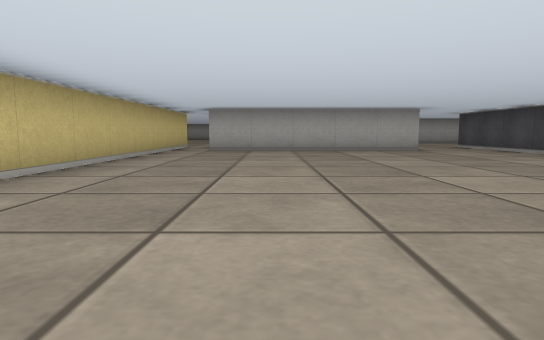
[1] (above)

21 first-person views from a walk through a cub3D maze. The camera is about half as high as the walls, tilts 6° down and sees 75° across. The floor is counted in squares. Each view is taken from the middle of a square. On the plan, view 1 faces up. The plan holds only what a view shows up to about 9 squares ahead; the rest is blank.

[2]
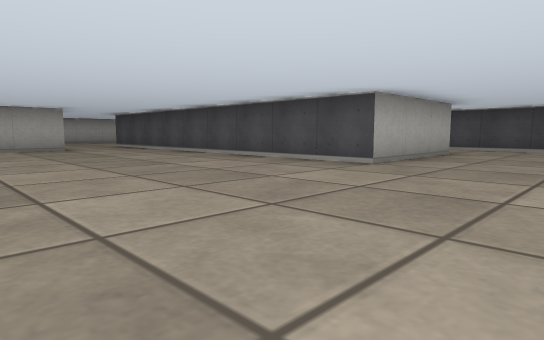

[3]
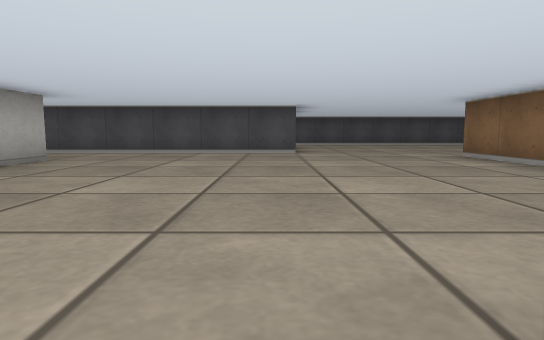

[4]
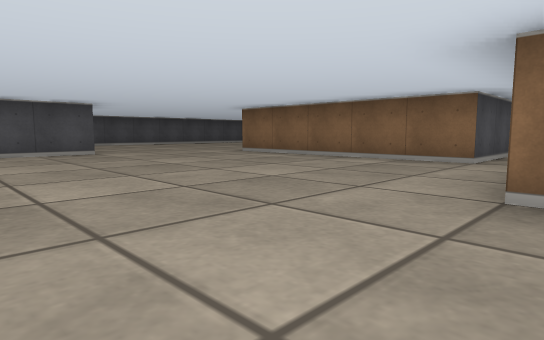

[5]
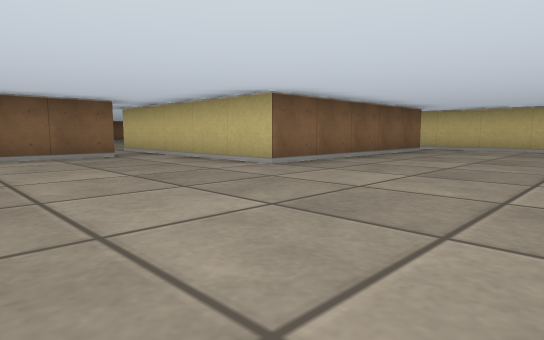

[6]
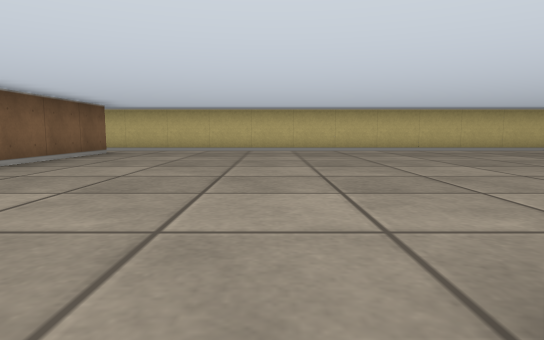

[7]
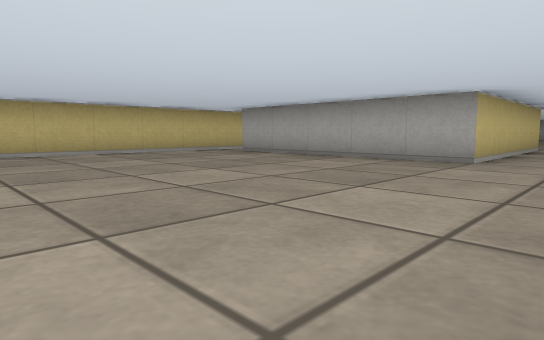

[8]
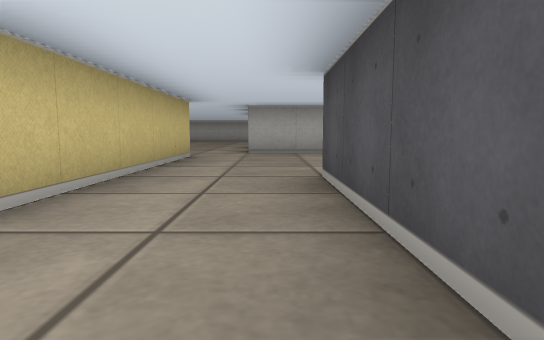

[9]
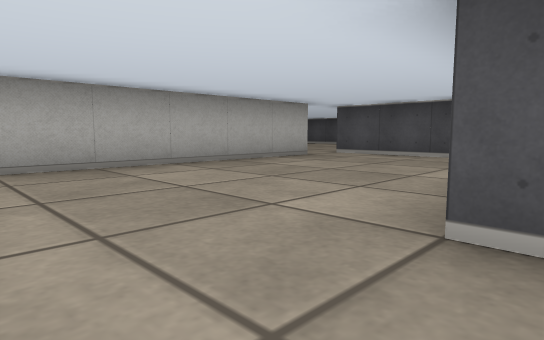

[10]
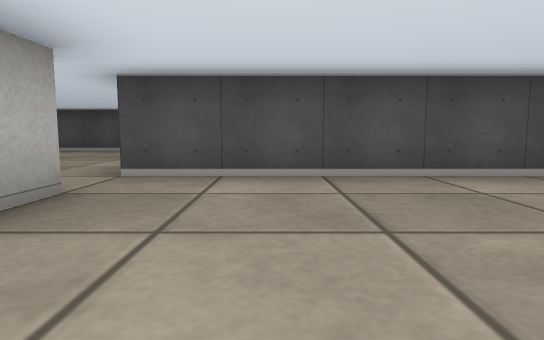

[11]
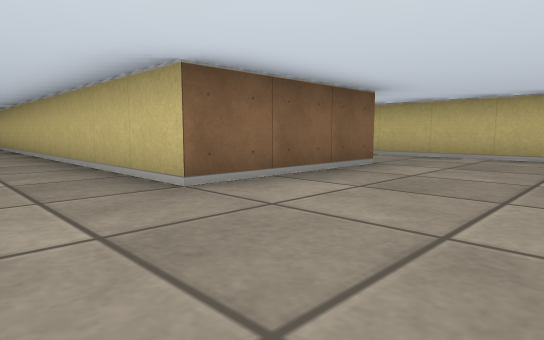

[12]
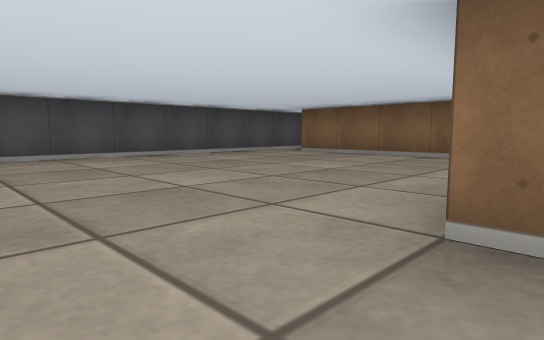

[13]
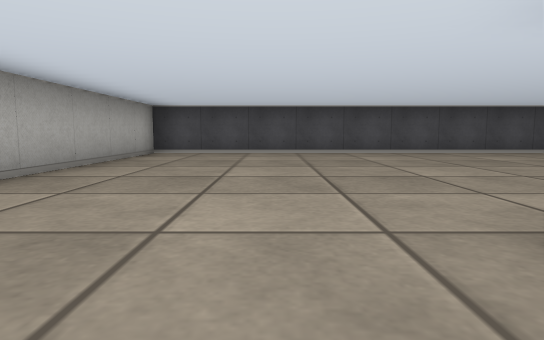

[14]
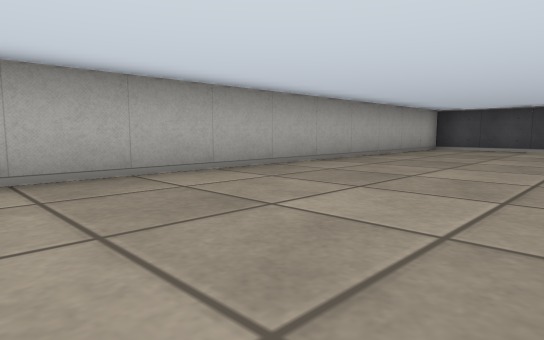

[15]
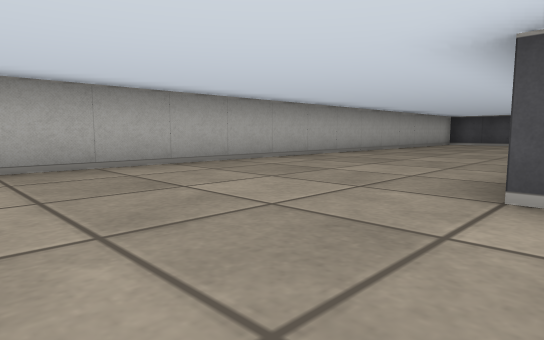

[16]
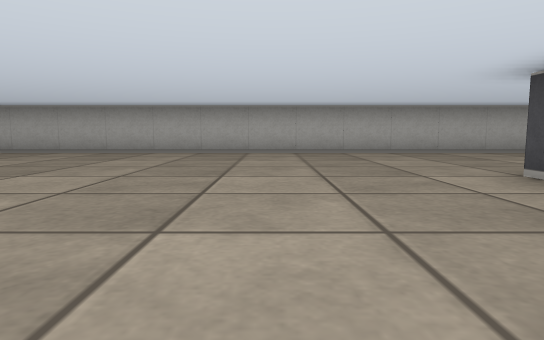

[17]
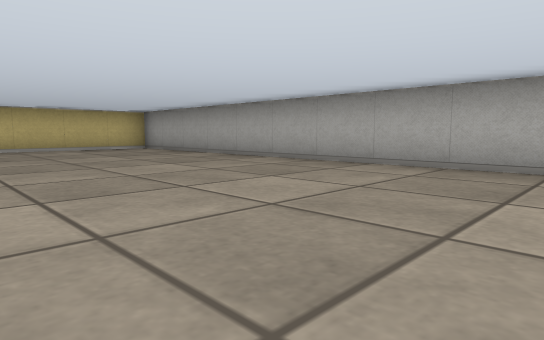

[18]
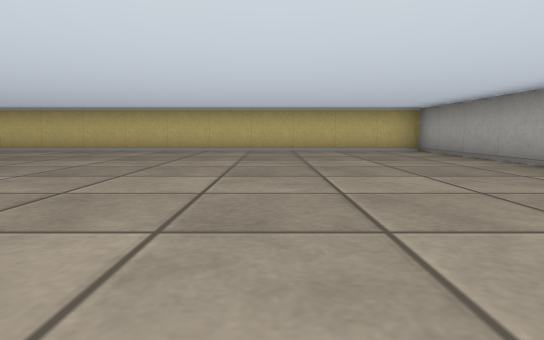

[19]
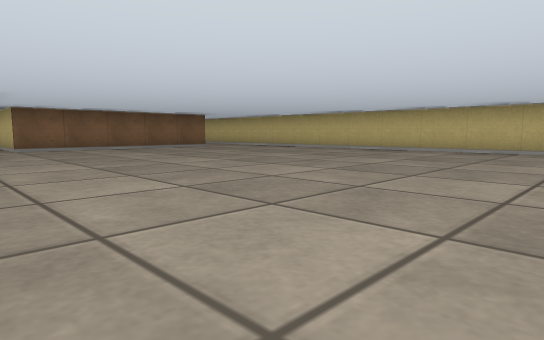

[20]
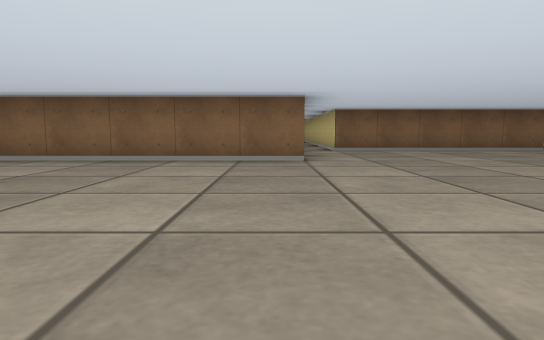

[21]
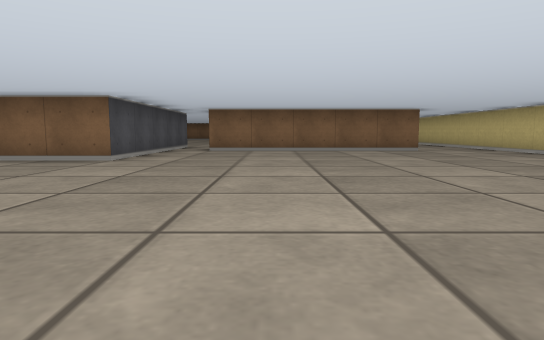

### Floor plan
Ten units are one square. View 1 is at (0, 0); x grows to the right and y downward. Boxes are objects, and circles mark ways between rooms. Rooms are numbered by the first view taken in them; rooms with no view inside come last. Other rooms are left out.
<svg viewBox="-100 -240 260 310">
<path fill="none" stroke="#000" d="M85 -15 55 -15 55 -105M85 -35 85 -18M-15 25 35 25 35 55M45 55 95 55M105 26 105 -29M35 -105 35 -85 -15 -85M-25 -85 -25 30M55 -105 85 -105 85 -85M95 -145 45 -145M35 -135 35 -105M105 -102 105 -145M-15 -99 -15 -135 32 -135M111 -145 145 -145M-76 -105 -25 -105 -25 -85M155 -146 155 -235 -95 -235 -95 -135"/>
<circle cx="45" cy="-95" r="3" fill="#2a7"/>
<circle cx="-20" cy="-95" r="3" fill="#2a7"/>
<circle cx="100" cy="-150" r="3" fill="#2a7"/>
<circle cx="40" cy="-140" r="3" fill="#2a7"/>
<text x="40" y="-20">1</text>
<text x="70" y="-120">2</text>
<text x="10" y="-180">3</text>
</svg>
Room 1 opens to room 2. Room 1 opens to room 3. Room 2 opens to room 3.

Where each view was taken, in squares from view 1:
view 1: 0 up, 0 right, facing up
view 2: 1 down, 1 right, facing up-right
view 3: 2 down, 3 right, facing right
view 4: 0 up, 3 right, facing down-right
view 5: 1 up, 7 right, facing down-left
view 6: 1 up, 6 right, facing left
view 7: 3 up, 5 right, facing up-left
view 8: 7 up, 5 right, facing up
view 9: 10 up, 4 right, facing up-right
view 10: 13 up, 7 right, facing right
view 11: 13 up, 10 right, facing down-left
view 12: 21 up, 9 right, facing down-right
view 13: 21 up, 8 right, facing right
view 14: 20 up, 6 right, facing up-right
view 15: 19 up, 2 right, facing up-right
view 16: 16 up, 2 right, facing up
view 17: 19 up, 0 right, facing up-left
view 18: 20 up, 1 left, facing left
view 19: 20 up, 1 left, facing down-left
view 20: 19 up, 1 left, facing down
view 21: 19 up, 4 left, facing down
